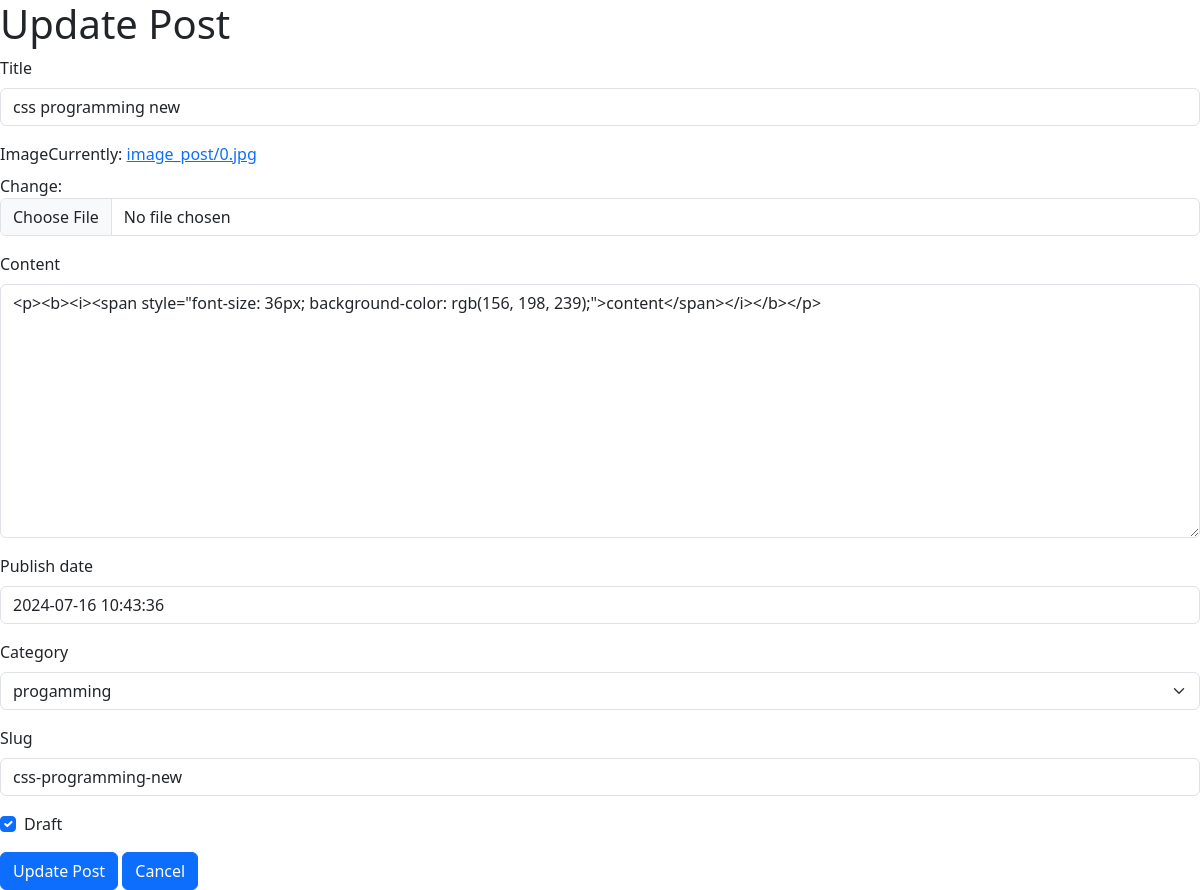
/posts/update/css-programming-new, run on the app's committed database.
### posts/models.py (models this page shows, shortened)
class Post(models.Model):
    user=models.ForeignKey(User,related_name='post_user',on_delete=models.CASCADE)
    title=models.CharField(max_length=120,verbose_name=_('title'))
    image=models.ImageField(upload_to='image_post')
    content=models.TextField(max_length=1500)
    publish_date=models.DateTimeField(default=timezone.now)
    tags = TaggableManager()
    category=models.ForeignKey('Category',related_name='post_category',on_delete=models.SET_NULL,null=True,blank=True)
    slug=models.SlugField(null=True,blank=True)
    draft=models.BooleanField(default=True)

### posts/views.py (the view)
# urls.py: path('update/<slug:slug>',update_post),
def update_post(request,slug):
    post=Post.objects.get(slug=slug)
    if request.method=='POST':
        form=PostForm(request.POST,request.FILES,instance=post)
        if form.is_valid():
            myform=form.save(commit=False)
            myform.user=request.user
            myform.save()
            return redirect('/posts/')
    else:
        form=PostForm(instance=post)
    return render(request,'posts/update_post.html',{'form':form})

### posts/forms.py
class PostForm(forms.ModelForm):
    class Meta:
        model=Post
        exclude=('user',)

### posts/models.py (called while the page is built)
    def __str__(self):
        return self.name

### posts/templates/posts/update_post.html (shortened to what this page needs)
{% load django_bootstrap5 %}
<!doctype html>
<html lang="en">
  <head>
    <link href="https://cdn.jsdelivr.net/npm/bootstrap@5.3.3/dist/css/bootstrap.min.css" rel="stylesheet">
  </head>
  <body>
    <h1>Update Post</h1>
<form action="" method ='post' enctype="multipart/form-data" >
    {% bootstrap_form form %}
    {% bootstrap_button button_type="submit" content="Update Post" %}
    {% bootstrap_button button_type="reset" content="Cancel" %}
</form>
  </body>
</html>

### data on the page
Post: title "css programming new", content "<p><b><i><span style=\"font-size: 36px; background-color: rgb(156, 198, 239);\">content</span></i></b></p>", publish_date "2024-07-16 10:43:36", category "progamming", slug "css-programming-new", draft "☑"
